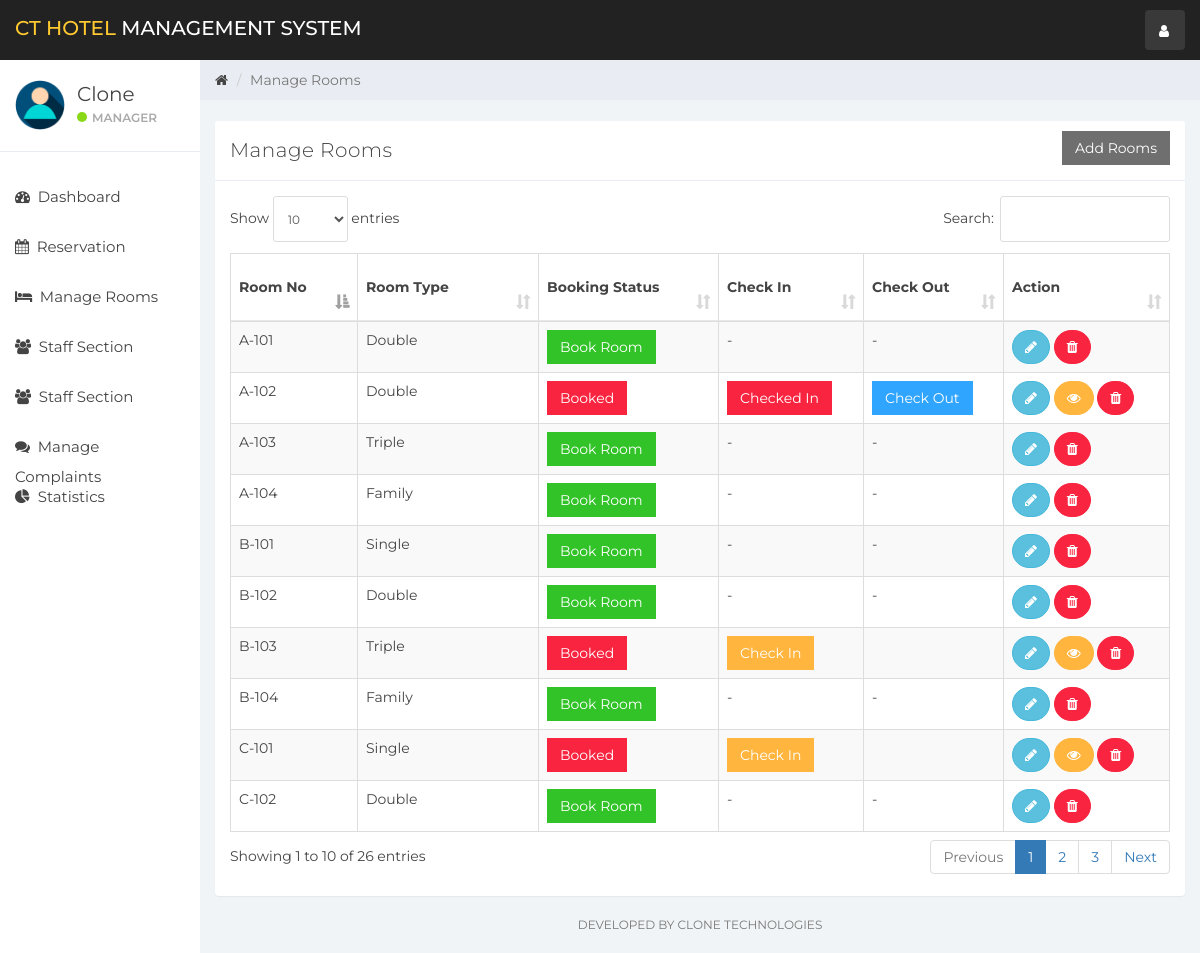
The app's page / (signed in) with its own data.
### tables this page shows
CREATE TABLE `user` (
  `id` int(11) NOT NULL,
  `name` varchar(100) NOT NULL,
  `username` varchar(15) NOT NULL,
  `email` varchar(100) NOT NULL,
  `password` varchar(100) NOT NULL,
  `created_at` timestamp NOT NULL DEFAULT current_timestamp()
);

CREATE TABLE `room` (
  `room_id` int(10) NOT NULL,
  `room_type_id` int(10) NOT NULL,
  `room_no` varchar(10) NOT NULL,
  `status` tinyint(1) DEFAULT NULL,
  `check_in_status` tinyint(1) NOT NULL,
  `check_out_status` tinyint(1) NOT NULL,
  `deleteStatus` tinyint(1) DEFAULT 0
);

CREATE TABLE `room_type` (
  `room_type_id` int(10) NOT NULL,
  `room_type` varchar(100) NOT NULL,
  `price` int(10) NOT NULL,
  `max_person` int(10) NOT NULL
);

### room_mang.php (the view, shortened to what this page needs)
<div class="col-sm-9 col-sm-offset-3 col-lg-10 col-lg-offset-2 main">
    <div class="row">
        <ol class="breadcrumb">
            <li><a href="#">
                    <em class="fa fa-home"></em>
                </a></li>
            <li class="active">Manage Rooms</li>
        </ol>
    </div>
    <br>
    <div class="row">
        <div class="col-lg-12">
        </div>
    </div>
    <div class="row">
        <div class="col-lg-12">
            <div class="panel panel-default">
                <div class="panel-heading">Manage Rooms
                    <button class="btn btn-secondary pull-right" style="border-radius:0%" data-toggle="modal" data-target="#addRoom">Add Rooms</button>
                </div>
                <div class="panel-body">
                    <table class="table table-striped table-bordered table-responsive" cellspacing="0" width="100%"
                           id="rooms">
                        <thead>
                        <tr>
                            <th>Room No</th>
                            <th>Room Type</th>
                            <th>Booking Status</th>
                            <th>Check In</th>
                            <th>Check Out</th>
                            <th>Action</th>
                        </tr>
                        </thead>
                        <tbody>
                        <?php
                        $room_query = "SELECT * FROM room NATURAL JOIN room_type";
                        $rooms_result = mysqli_query($connection, $room_query);
                        if (mysqli_num_rows($rooms_result) > 0) {
                            while ($rooms = mysqli_fetch_assoc($rooms_result)) { ?>
                                <tr>
                                    <td><?php echo $rooms['room_no'] ?></td>
                                    <td><?php echo $rooms['room_type'] ?></td>
                                    <td>
                                        <?php
                                        if ($rooms['status'] == 0) {
                                            echo '<a href="index.php?reservation&room_id=' . $rooms['room_id'] . '&room_type_id=' . $rooms['room_type_id'] . '" class="btn btn-success" style="border-radius:0%">Book Room</a>';
                                        } else {
                                            echo '<a href="#" class="btn btn-danger" style="border-radius:0%">Booked</a>';
                                        }
                                        ?>
                                    <td>
                                        <?php
                                        if ($rooms['status'] == 1 && $rooms['check_in_status'] == 0) {
                                            echo '<button class="btn btn-warning" id="checkInRoom"  data-id="' . $rooms['room_id'] . '" data-toggle="modal" style="border-radius:0%" data-target="#checkIn">Check In</button>';
                                        } elseif ($rooms['status'] == 0) {
                                            echo '-';
                                        } else {
                                            echo '<a href="#" class="btn btn-danger" style="border-radius:0%">Checked In</a>';
                                        }
                                        ?>
                                    </td>
                                    <td>
                                        <?php
                                        if ($rooms['status'] == 1 && $rooms['check_in_status'] == 1) {
                                            echo '<button class="btn btn-primary" style="border-radius:0%" id="checkOutRoom" data-id="' . $rooms['room_id'] . '">Check Out</button>';
                                        } elseif ($rooms['status'] == 0) {
                                            echo '-';
                                        }
                                        ?>
                                    </td>
                                    <td>
                                        <button title="Edit Room Information" style="border-radius:60px;" data-toggle="modal"
                                                data-target="#editRoom" data-id="<?php echo $rooms['room_id']; ?>"
                                                id="roomEdit" class="btn btn-info"><i class="fa fa-pencil"></i></button>
                                        <?php
                                        if ($rooms['status'] == 1) {
                                            echo '<button title="Customer Information" data-toggle="modal" data-target="#cutomerDetailsModal" data-id="' . $rooms['room_id'] . '" id="cutomerDetails" class="btn btn-warning" style="border-radius:60px;"><i class="fa fa-eye"></i></button>';
                                        }
                                        ?>
                                        <a href="ajax.php?delete_room=<?php echo $rooms['room_id']; ?>"
                                           class="btn btn-danger" style="border-radius:60px;" onclick="return confirm('Are you Sure?')"><i
                                                    class="fa fa-trash" alt="delete"></i></a>
                                    </td>
                                </tr>
                            <?php }
                        } else {
                            echo "No Rooms";
                        }
                        ?>
                        </tbody>
                    </table>
                </div>
            </div>
        </div>
    </div>
    <div class="row">
        <div class="col-sm-12">
        <p class="back-link">Developed By Clone Technologies</p>
        </div>
    </div>
</div>

### header.php (shortened to what this page needs)
<!DOCTYPE html>
<html>
<head>
    <link href="css/bootstrap.min.css" rel="stylesheet">
    <link href="css/font-awesome.min.css" rel="stylesheet">
    <link href="css/datepicker3.css" rel="stylesheet">
    <link href="css/dataTables.bootstrap.min.css" rel="stylesheet">
    <link href="css/styles.css" rel="stylesheet">
</head>
<body>
<nav class="navbar navbar-custom navbar-fixed-top" role="navigation">
    <div class="container-fluid">
        <div class="navbar-header">
            <a class="navbar-brand" href="index.php?dashboard"><span>CT Hotel </span>Management System</a>
            <ul class="nav navbar-top-links navbar-right">
                <li class="dropdown"><a class="dropdown-toggle count-info" data-toggle="dropdown" href="#">
                        <em class="fa fa-user"></em>
                    </a>
                </li>
            </ul>
        </div>
    </div>
</nav>

### sidebar.php (shortened to what this page needs)
<div id="sidebar-collapse" class="col-sm-3 col-lg-2 sidebar">
    <div class="profile-sidebar">
        <div class="profile-userpic">
            <img src="img/user.png" class="img-responsive" alt="">
        </div>
        <div class="profile-usertitle">
            <div class="profile-usertitle-name"><?php echo $user['name'];?></div>
            <div class="profile-usertitle-status"><span class="indicator label-success"></span>Manager</div>
        </div>
    </div>
    <ul class="nav menu">
    <?php
        if (isset($_GET['dashboard'])){ ?>
            <li class="active">
                <a href="index.php?dashboard"><em class="fa fa-dashboard">&nbsp;</em>
                    Dashboard
                </a>
            </li>
        <?php } else{?>
            <li>
                <a href="index.php?dashboard"><em class="fa fa-dashboard">&nbsp;</em>
                    Dashboard
                </a>
            </li>
        <?php }
        if (isset($_GET['reservation'])){ ?>
            <li class="active">
            <a href="index.php?reservation"><em class="fa fa-calendar">&nbsp;</em>
                    Reservation
                </a>
            </li>
        <?php } else{?>
            <li>
            <a href="index.php?reservation"><em class="fa fa-calendar">&nbsp;</em>
                    Reservation
                </a>
            </li>
        <?php }
        if (isset($_GET['room_mang'])){ ?>
            <li class="active">
                <a href="index.php?room_mang"><em class="fa fa-bed">&nbsp;</em>
                    Manage Rooms
                </a>
            </li>
        <?php } else{?>
            <li>
            <a href="index.php?room_mang"><em class="fa fa-bed">&nbsp;</em>
                    Manage Rooms
                </a>
            </li>
        <?php }
        if (isset($_GET['staff_mang'])){ ?>
            <li class="active">
                <a href="index.php?staff_mang"><em class="fa fa-users">&nbsp;</em>
                    Staff Section
                </a>
            </li>
        <?php } else{?>
            <li>
                <a href="index.php?staff_mang"><em class="fa fa-users">&nbsp;</em>
                    Staff Section
                </a>
            </li>
        <?php }
        if (isset($_GET['reservations_count'])){ ?>
            <li class="active">
                <a href="index.php?staff_mang"><em class="fa fa-users">&nbsp;</em>
                    Count Reservations
                </a>
            </li>
        <?php } else{?>
            <li>
                <a href="index.php?staff_mang"><em class="fa fa-users">&nbsp;</em>
                    Staff Section
                </a>
            </li>
        <?php }
        if (isset($_GET['complain'])){ ?>
            <li class="active">
                <a href="index.php?complain"><em class="fa fa-comments">&nbsp;</em>
                    Manage Complaints
                </a>
            </li>
        <?php } else{?>
            <li>
                <a href="index.php?complain"><em class="fa fa-comments">&nbsp;</em>
                    Manage Complaints
                </a>
            </li>
        <?php }
        ?>
        <?php
        if (isset($_GET['statistics'])){ ?>
            <li class="active">
                <a href="index.php?statistics"><em class="fa fa-pie-chart">&nbsp;</em>
                    Statistics
                </a>
            </li>
        <?php } else{?>
        <li>
            <a href="index.php?statistics"><em class="fa fa-pie-chart">&nbsp;</em>
                Statistics
            </a>
        </li>
<?php }?>
    </ul>
</div>

### index.php (shortened to what this page needs)
<?php
include_once "db.php";
if (isset($_SESSION['user_id'])){
    $user_id = $_SESSION['user_id'];
    $userQuery = "SELECT * FROM user WHERE id = '$user_id'";
    $result = mysqli_query($connection, $userQuery);
    $user = mysqli_fetch_assoc($result);
}else{
    header('Location:login.php');
}
include_once "header.php";
include_once "sidebar.php";
if (isset($_GET['room_mang'])){
    include_once "room_mang.php";
}
elseif (isset($_GET['dashboard'])){
    include_once "dashboard.php";
}
elseif (isset($_GET['reservation'])){
    include_once "reservation.php";
}
elseif (isset($_GET['staff_mang'])){
    include_once "staff_mang.php";
}
elseif (isset($_GET['add_emp'])){
    include_once "add_emp.php";
}
elseif (isset($_GET['complain'])){
    include_once "complain.php";
}
elseif (isset($_GET['statistics'])){
    include_once "statistics.php";
}
elseif (isset($_GET['emp_history'])){
    include_once "emp_history.php";
}
elseif (isset($_GET['reservations_mang'])){
    include_once "reservations_mang.php";
}
else{
    include_once "room_mang.php";
}
include_once "footer.php";

### footer.php (shortened to what this page needs)
</body>
</html>

### records on screen
user: name "Clone"
room: room_no "A-101", room_type.room_type "Double"
room: room_no "A-102", room_type.room_type "Double", status "Booked"
room: room_no "A-103", room_type.room_type "Triple"
room: room_no "A-104", room_type.room_type "Family"
room: room_no "B-101", room_type.room_type "Single"
room: room_no "B-102", room_type.room_type "Double"
room: room_no "B-103", room_type.room_type "Triple", status "Booked"
room: room_no "B-104", room_type.room_type "Family"
room: room_no "C-101", room_type.room_type "Single", status "Booked"
room: room_no "C-102", room_type.room_type "Double"
